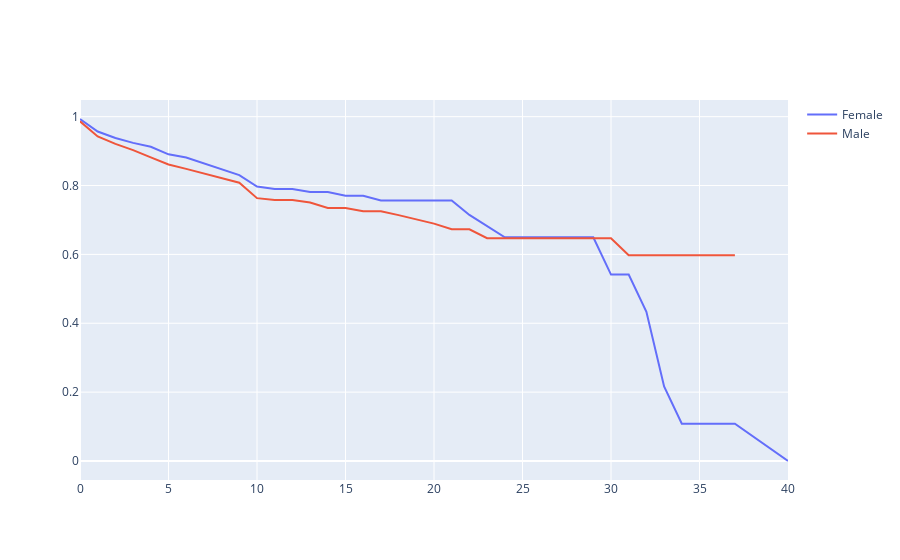

Notebook cell for this chart:
### Code cell
fig = make_subplots()

fig.add_trace(go.Scatter(x=survival(data, 'Gender', 'YearsAtCompany', 'Attrition').reset_index(drop=False)['timeline'], y=survival(data, 'Gender', 'YearsAtCompany', 'Attrition')['Female'], name = 'Female'))
fig.add_trace(go.Scatter(x=survival(data, 'Gender', 'YearsAtCompany', 'Attrition').reset_index(drop=False)['timeline'], y=survival(data, 'Gender', 'YearsAtCompany', 'Attrition')['Male'], name = 'Male'))

### Figure 1 — Plotly figure (JSON) as saved in the notebook; plotly's stock layout.template omitted (floating-point values rounded to 4 significant figures)
{"data": [{"name": "Female", "type": "scatter", "x": [0, 1, 2, 3, 4, 5, 6, 7, 8, 9, 10, 11, 12, 13, 14, 15, 16, 17, 18, 19, 20, 21, 22, 23, 24, 25, 26, 27, 29, 30, 31, 32, 33, 34, 36, 37, 40], "y": [0.9932, 0.9568, 0.938, 0.9239, 0.9126, 0.8906, 0.8813, 0.8642, 0.8487, 0.8303, 0.7969, 0.7898, 0.7898, 0.7812, 0.7812, 0.7704, 0.7704, 0.7566, 0.7566, 0.7566, 0.7566, 0.7566, 0.7146, 0.6821, 0.6496, 0.6496, 0.6496, 0.6496, 0.6496, 0.5414, 0.5414, 0.4331, 0.2165, 0.1083, 0.1083, 0.1083, 0]}, {"name": "Male", "type": "scatter", "x": [0, 1, 2, 3, 4, 5, 6, 7, 8, 9, 10, 11, 12, 13, 14, 15, 16, 17, 18, 19, 20, 21, 22, 23, 24, 25, 26, 27, 29, 30, 31, 32, 33, 34, 36, 37, 40], "y": [0.9864, 0.9425, 0.921, 0.9029, 0.8815, 0.861, 0.8483, 0.8342, 0.8206, 0.8081, 0.7634, 0.7577, 0.7577, 0.7506, 0.7347, 0.7347, 0.725, 0.725, 0.714, 0.7021, 0.6894, 0.6729, 0.6729, 0.6471, 0.6471, 0.6471, 0.6471, 0.6471, 0.6471, 0.6471, 0.5973, 0.5973, 0.5973, 0.5973, 0.5973, 0.5973, null]}], "layout": {"xaxis": {"anchor": "y", "domain": [0, 1]}, "yaxis": {"anchor": "x", "domain": [0, 1]}}}
